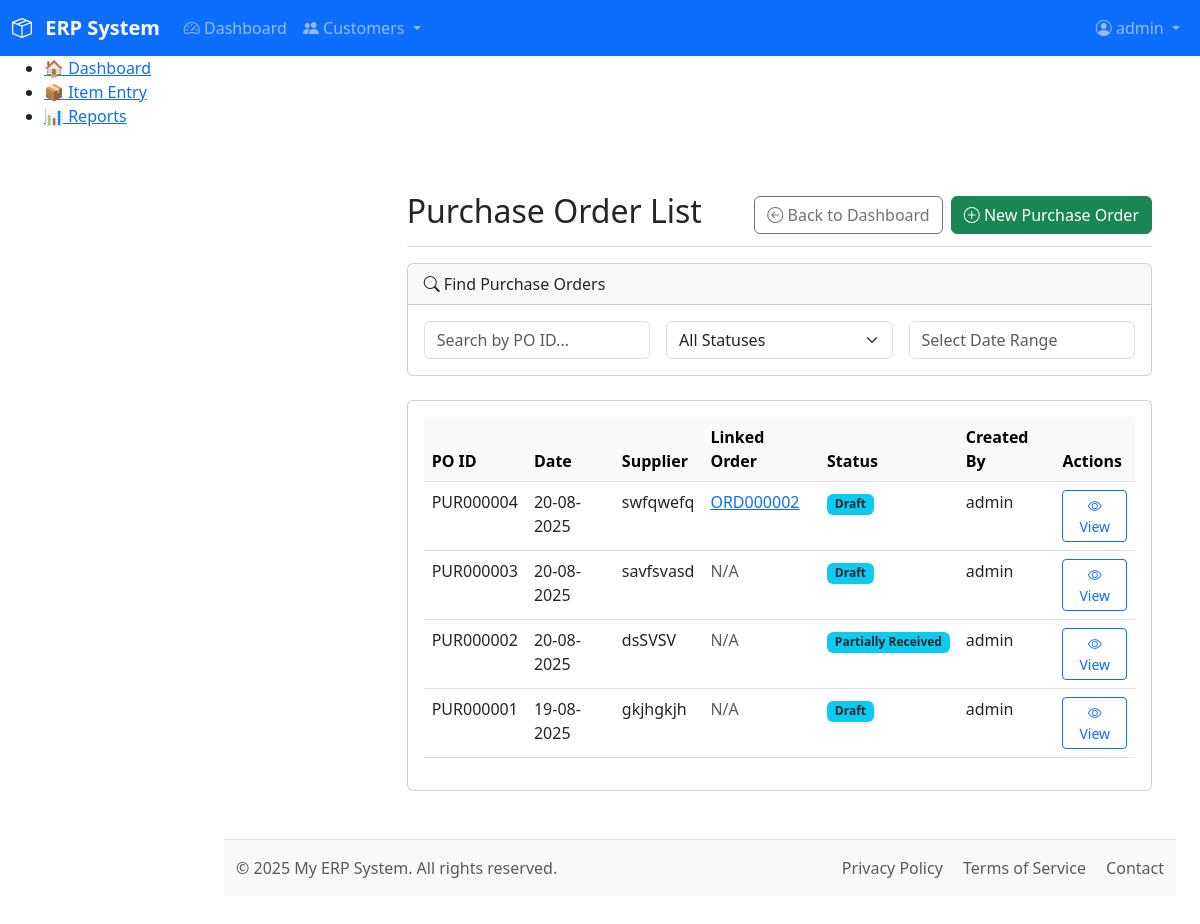
Before: /modules/purchase/list_purchase_order.php (signed in) with the older database file.
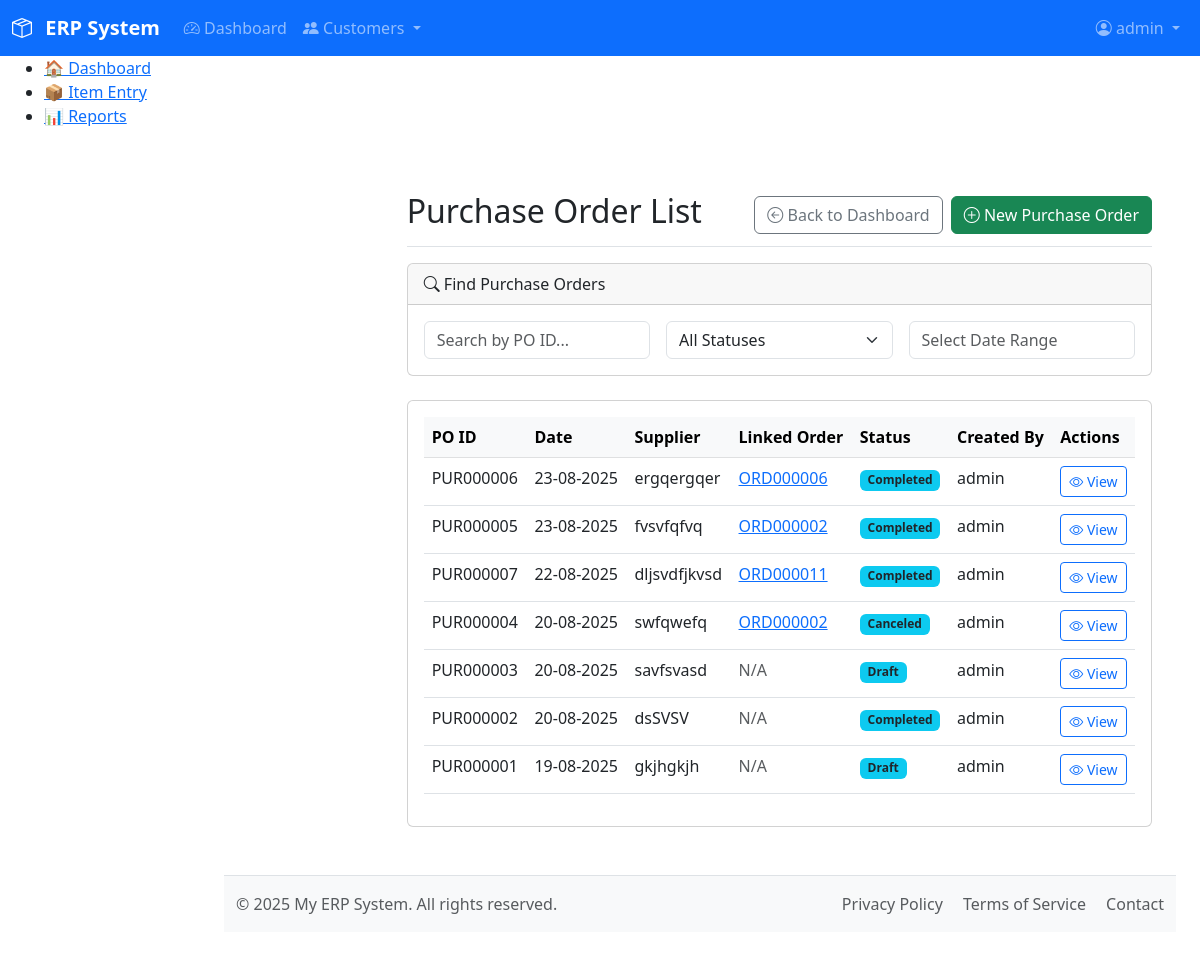
After: the same page with the newer database file.
### tables this page shows
CREATE TABLE `purchase_orders` (
  `purchase_order_id` varchar(10) NOT NULL,
  `po_date` date NOT NULL,
  `supplier_name` varchar(255) DEFAULT NULL,
  `linked_sales_order_id` varchar(10) DEFAULT NULL,
  `status` enum('Draft','Ordered','Partially Received','Completed','Canceled') NOT NULL DEFAULT 'Draft',
  `remarks` text DEFAULT NULL,
  `created_at` timestamp NOT NULL DEFAULT current_timestamp(),
  `created_by` int(11) DEFAULT NULL,
  `created_by_name` varchar(50) DEFAULT NULL,
  PRIMARY KEY (`purchase_order_id`),
  KEY `idx_linked_sales_order` (`linked_sales_order_id`)
);

### includes/functions.php (called while the page is built, shortened)
<?php
function search_purchase_orders($filters = []) {
    $db = db();
    $sql = "
        SELECT
            purchase_order_id,
            po_date,
            supplier_name,
            linked_sales_order_id, -- ADDED THIS LINE
            status,
            created_by_name
        FROM purchase_orders
        WHERE 1=1
    ";
    $sql .= " ORDER BY po_date DESC, purchase_order_id DESC LIMIT 100";
    $stmt = $db->prepare($sql);
    $stmt->execute();
    $result = $stmt->get_result();
    return $result ? $result->fetch_all(MYSQLI_ASSOC) : [];
}

### modules/purchase/list_purchase_order.php (the view, shortened to what the changed rows need)
<?php
require_once __DIR__ . '/../../includes/functions.php';
$initial_purchase_orders = search_purchase_orders();
require_once __DIR__ . '/../../includes/header.php';
?>
<div class="container-fluid">
    <div class="row">
        <main class="col-md-9 ms-sm-auto col-lg-10 px-md-4">
            <div class="d-flex justify-content-between flex-wrap flex-md-nowrap align-items-center pt-3 pb-2 mb-3 border-bottom">
                <h1 class="h2">Purchase Order List</h1>
            </div>
            <div class="card">
                <div class="card-body">
                    <div class="table-responsive">
                        <table class="table table-hover">
                            <thead class="table-light">
                                <tr>
                                    <th>PO ID</th>
                                    <th>Date</th>
                                    <th>Supplier</th>
                                    <th>Linked Order</th>
                                    <th>Status</th>
                                    <th>Created By</th>
                                    <th>Actions</th>
                                </tr>
                            </thead>
                            <tbody id="purchaseOrderListTableBody">
                                <?php if (empty($initial_purchase_orders)): ?>
                                    <tr><td colspan="7" class="text-center text-muted">No Purchase Orders found.</td></tr>
                                <?php else: ?>
                                    <?php foreach ($initial_purchase_orders as $po): ?>
                                        <tr>
                                            <td><?= htmlspecialchars($po['purchase_order_id']) ?></td>
                                            <td><?= htmlspecialchars(date("d-m-Y", strtotime($po['po_date']))) ?></td>
                                            <td><?= htmlspecialchars($po['supplier_name']) ?></td>
                                            <td>
                                                <?php if (!empty($po['linked_sales_order_id'])): ?>
                                                    <a href="/modules/sales/entry_order.php?order_id=<?= htmlspecialchars($po['linked_sales_order_id']) ?>" target="_blank">
                                                        <?= htmlspecialchars($po['linked_sales_order_id']) ?>
                                                    </a>
                                                <?php else: ?>
                                                    <span class="text-muted">N/A</span>
                                                <?php endif; ?>
                                            </td>
                                            <td><span class="badge bg-info text-dark"><?= htmlspecialchars($po['status']) ?></span></td>
                                            <td><?= htmlspecialchars($po['created_by_name']) ?></td>
                                            <td>
                                                <a href="/modules/purchase/entry_purchase_order.php?purchase_order_id=<?= htmlspecialchars($po['purchase_order_id']) ?>" class="btn btn-sm btn-outline-primary">
                                                    <i class="bi bi-eye"></i> View
                                                </a>
                                            </td>
                                        </tr>
                                    <?php endforeach; ?>
                                <?php endif; ?>
                            </tbody>
                        </table>
                    </div>
                </div>
            </div>
<?php require_once __DIR__ . '/../../includes/footer.php'; ?>

Changed rows visible on the page:
added purchase_orders: purchase_order_id "PUR000006", po_date "23-08-2025", supplier_name "ergqergqer", linked_sales_order "ORD000006", status "Completed", created_by_name "admin"
added purchase_orders: purchase_order_id "PUR000005", po_date "23-08-2025", supplier_name "fvsvfqfvq", linked_sales_order "ORD000002", status "Completed", created_by_name "admin"
added purchase_orders: purchase_order_id "PUR000007", po_date "22-08-2025", supplier_name "dljsvdfjkvsd", linked_sales_order "ORD000011", status "Completed", created_by_name "admin"
changed purchase_orders "PUR000004": status "Draft" → "Canceled"
changed purchase_orders "PUR000002": status "Partially Received" → "Completed"
